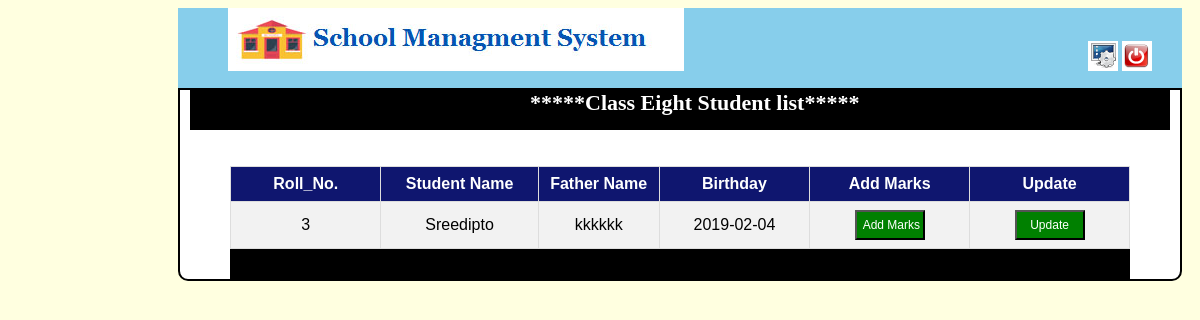
/result_class_eight.php, run on the app's committed database.
### tables this page shows
CREATE TABLE `class_eight` (
  `id` int(11) NOT NULL,
  `sname` varchar(100) NOT NULL,
  `gender` varchar(25) NOT NULL,
  `fname` varchar(100) NOT NULL,
  `mname` varchar(100) NOT NULL,
  `address` text NOT NULL,
  `pin` int(8) NOT NULL,
  `mail` varchar(255) NOT NULL,
  `mobile` varchar(100) NOT NULL,
  `dob` varchar(100) NOT NULL,
  `age` varchar(10) NOT NULL,
  `school` varchar(255) NOT NULL,
  `tong` varchar(255) NOT NULL,
  `religian` varchar(100) NOT NULL,
  `income` varchar(100) NOT NULL,
  `bang` int(3) NOT NULL,
  `eng` int(3) NOT NULL,
  `math` int(3) NOT NULL,
  `phy` int(3) NOT NULL,
  `geo` int(3) NOT NULL,
  `his` int(3) NOT NULL,
  `total` int(10) NOT NULL,
  `date_time` varchar(100) NOT NULL
);

### result_class_eight.php (the view, shortened to what this page needs)
<!DOCTYPE html>
<html>
<head>
</head>
<body bgcolor="lightyellow">
	<div class="header_left">
		<a href="teachers_profile.php"><img src="headeta.png" class="header_img"></a>
		      <a href="change_pass.php" class="header_right"><img src="sett.png" ></a>
		<a href="logout.php"><img src="logout.png"></a>
	</div>
    <div class="body">
    	<div class="menu">
    		      <b class="header_text">  *****Class Eight Student list*****</b>
    	</div>  <br><br>
            <div class="form">
<div class="fm">
<table id="customers">
  <tr>
    <th>Roll_No.</th>
    <th>Student Name</th>
    <th>Father Name</th>
    <th>Birthday</th>
    <th>Add Marks</th>
    <th>Update</th>
  </tr>
  <?php
include "connection.php";
$qer=mysqli_query($conn,"select * from class_eight ");
while($res=mysqli_fetch_assoc($qer))
{
?>
  <tr>
    <td class="tdh"><?php echo $res['id'];  ?></td>
    <td class="tdh"><?php echo $res['sname'];  ?></td>
    <td class="tdh"><?php echo $res['fname'];  ?></td>
    <td class="tdh"><?php echo $res['dob'];  ?></td>
    <td class="tdh" style="text-align: center;">
        <a href="res_eight.php?id=<?php echo $res['id']; ?>">
        <input type="button" name="" value="Add Marks" class="tdb"></a></td>
     <td style=" text-align:  center;"><a href="result_eight_update.php?id=<?php echo $res['id']; ?>"><input " type="button" name="" value="Update" class="tdb"></a></td>
  </tr>
   <?php } ?>
</table>
  </div>
   <div class="admin"></div>
</div>
         </div>
</body>
</html>

### result_class_eight.php (style rules this page uses)
.header_left { height: 80px; width: 1004px; background-color: skyblue; margin-left: 170px; }
.header_img { margin-left: 50px; }
.header_right { margin-left: 400px; }
.body { width: 1000px; margin-left: 170px; border: 2px solid black; border-left: 2px solid black; border-right: 2px solid black; background-color: white; border-bottom-left-radius: 10px; border-bottom-right-radius: 10px; }
.menu { background-color: black; height: 40px; width: 980px; margin-left: 10px; }
.header_text { color: white; font-size: 22px; margin-left: 340px; }
.form { margin-left: 50px; }
b { font-size: 20px; font-weight: bold; color: blue; margin-left:30px; }
#customers { font-family: "Trebuchet MS", Arial, Helvetica, sans-serif; border-collapse: collapse; width: 100%; }
#customers td, #customers th { border: 1px solid #ddd; padding: 8px; }
#customers tr:nth-child(even) { background-color: #f2f2f2; }
#customers th { padding-top: 8px; padding-bottom: 8px; text-align: center; background-color: #0f166f; color: white; width: 20px; }
.fm { width: 900px; margin-left: 0px; }
.tdh { text-align: center; }
.tdb { text-align: center; height: 30px; width: 70px; font-size: 12px; cursor: pointer; background-color: green; color: white; }
.admin { height: 30px; width: 900px; background: black; margin-left: 0px; color: white; font-size: 20px; text-align: center; }

### data on the page
class_eight: id "3", sname "Sreedipto", fname "kkkkkk", dob "2019-02-04"
